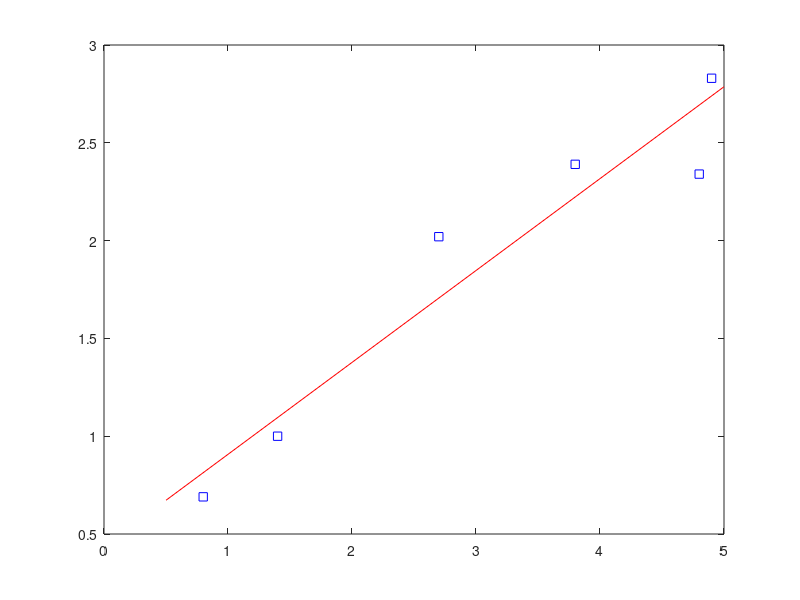

The MATLAB source for this figure: (Note: this script raises an error after producing the figure.)

x = [0.8;1.4;2.7;3.8;4.8;4.9];
y = [0.69;1.0;2.02;2.39;2.34;2.83];
N = length(x);

%% Calculate Linear Regression and plot
X = [ones(N,1),x];
Y = y;
phi = inv(X'*X)*X'*Y

plot(x,y,'bs',[0.5 5],phi(1)+phi(2)*[0.5 5],'-r');
hold on

%% Using lsqcurvefit
phi1 = lsqcurvefit(@(x,xData) myLinExample(x,xData), [1; 1], x, y);
plot([0.5 5], phi(1)+phi(2)*[0.5 5],':g');
